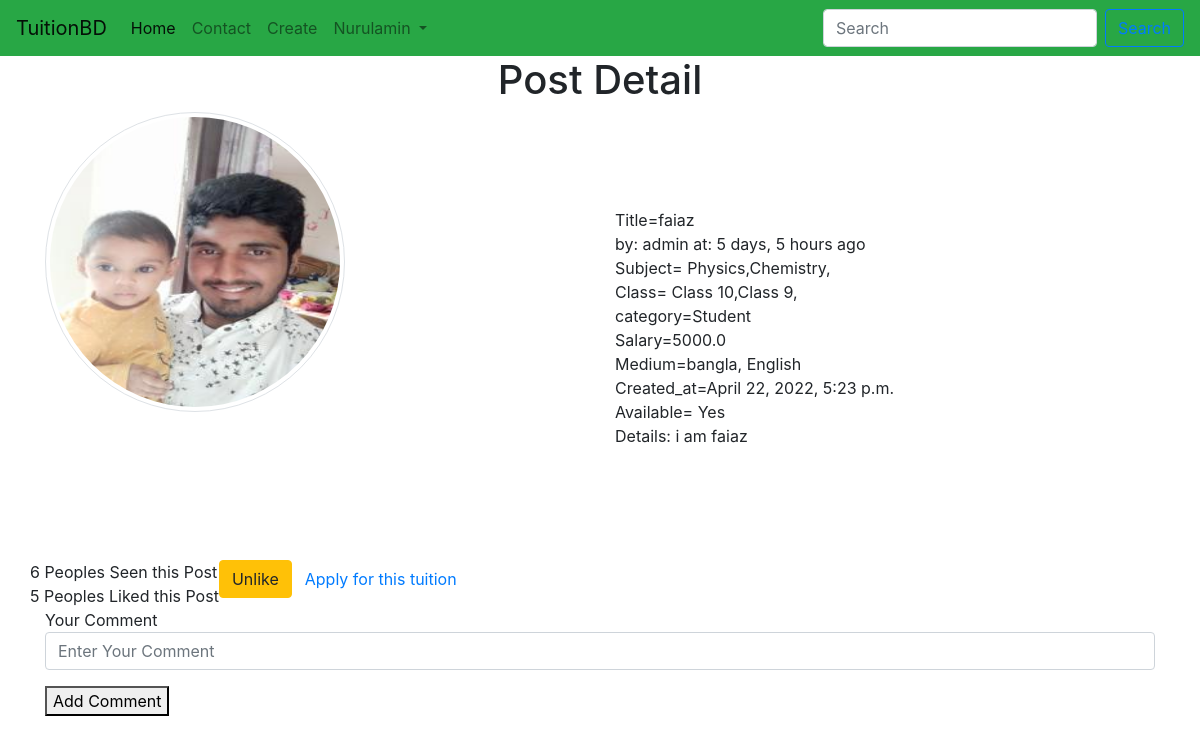
Screenshot of /tuition/postdetail/19/ (signed in) with the database file from the repository.
### tuition/models.py (models this page shows, shortened)
class Post(models.Model):
    CATEGORY=(
        ('Teacher','Teacher'),
        ('Student','Student'),
    )
    MEDIUM=(
        ('bangla','bangla'),
        ('English','English'),
        ('Urdu','Urdu'),
        ('Hindi','Hindi'),
        ('Arabic','Arabic'),
    )
    user=models.ForeignKey(User,on_delete=models.CASCADE, blank=True, null= True)
    id=models.AutoField(primary_key=True)
    title=models.CharField(max_length=101)
    slug=models.CharField(max_length=100, default=title)
    email=models.EmailField()
    salary=models.FloatField()
    details=models.TextField()
    available=models.BooleanField()
    category=models.CharField(max_length=100,choices=CATEGORY)
    created_at=models.DateTimeField(default=now)
    image=models.ImageField(default='default.jpg', upload_to='tuition/images')
    medium=MultiSelectField(max_length=100, max_choices=5, choices=MEDIUM, default='bangla')
    subject=models.ManyToManyField(Subject, related_name='subject_set')
    class_in=models.ManyToManyField(Class_in, related_name='class_set')
    district=models.CharField(max_length=100, null=True, blank=True)
    likes=models.ManyToManyField(User, related_name='post_likes')
    views=models.ManyToManyField(User, related_name='post_views')
    def total_likes(self):
        return self.likes.count()
    def total_views(self):
        return self.views.count()
    def get_subject_list(self):
        sub=self.subject.all()
        subjects=""
        for s in sub:
            subjects=subjects +  str(s.name) + ","
        return subjects
    def get_class_list(self):
        sub=self.class_in.all()
        subjects=""
        for s in sub:
            subjects=subjects +  str(s.name) + ","
        return subjects
    def lowercase(self):
        return self.title.lower()
    objects=models.Manager()
    items=PostManager()

class Subject(models.Model):
    name=models.CharField(max_length=100)

class Class_in(models.Model):
    name=models.CharField(max_length=100)

### tuition/views.py (the view)
# urls.py: path('postdetail/<int:pk>/',PostDetailView.as_view(),name="postdetail"),
class PostDetailView(DetailView):
    model=Post
    template_name='tuition/postdetail.html'
    def get_context_data(self,*args, **kwargs):
        self.object.views.add(self.request.user)
        liked=False
        if self.object.likes.filter(id=self.request.user.id).exists():
            liked=True
        context=super().get_context_data(*args, **kwargs)
        post=context.get('object')
        comments=Comment.objects.filter(post=post.id, parent=None)
        replies=Comment.objects.filter(post=post.id).exclude(parent=None)
        DictofReply={}
        for reply in replies:
            if reply.parent.id not in DictofReply.keys():
                DictofReply[reply.parent.id]=[reply]
            else:
                DictofReply[reply.parent.id].append(reply)
        context['post']= context.get('object')
        context['liked']= liked
        context['comments']= comments
        context['DictofReply']= DictofReply
        return context

### templates/tuition/postdetail.html (shortened to what this page needs)
{% extends 'basic.html' %} {% block body %} {% load humanize %}
{% load  tag %}
<div class="container">
  <h1 class="text-center">Post Detail</h1>
  <div class="row">
    <div class="col-md-6">
      <img src="{{object.image.url}}" alt="" style="width: 300px; height: 300px" class="rounded-circle img-thumbnail" />
    </div>
    <div class="col-md-6 my-5 py-5">
      Title={{object.lowercase}} <br />
      by: {{object.user.username}} at: {{object.created_at| naturaltime}} <br />
      Subject= {{object.get_subject_list}} <br />
      Class= {{object.get_class_list}} <br />
      category={{object.category}} <br />
      Salary={{object.salary}} <br />
      Medium={{object.medium}} <br />
      Created_at={{object.created_at}} <br />
      Available= {% if object.available %} Yes {% else %} No{% endif %} <br />
      <p>Details: {{object.details}}</p>
    </div>
    <div>
      {{object.total_views}} Peoples Seen this Post <br>
      {{object.total_likes}} Peoples Liked this Post
    </div>
    <div>
      <form action="/tuition/likepost/{{object.id}}/" method="post">
        {% if liked %}
        <button type="submit" class="btn btn-warning">Unlike</button>
        {% else %}
        <button type="submit" class="btn btn-primary">Like</button>
        {% endif %}
      </form>
    </div>
    <div>
    <Button class="btn "> <a href="/tuition/apply/{{object.id}}/"> Apply for this tuition</a></Button>
    </div>
  </div>
  <div>
    <form action="/tuition/addcomment/" method="post">
      <div class="form-group">
        <lebel> Your Comment</lebel>
        <input type="text" name="comment" placeholder="Enter Your Comment" class="form-control">
      </div>
      <button type="submit"> Add Comment</button>
    </form>
  </div>
</div>
{% endblock %}

### templates/basic.html (shortened to what this page needs)
<!DOCTYPE html>
<html lang="en">
<head>
  <link rel="stylesheet" href="https://cdn.jsdelivr.net/npm/bootstrap@4.5.3/dist/css/bootstrap.min.css"
 />
  {% load static %}
  {% load notifications_tags %}
</head>
<body >
  <nav class="navbar navbar-expand-lg navbar-light bg-success">
    <a class="navbar-brand" href="/">TuitionBD</a>
    <div class="collapse navbar-collapse" id="navbarSupportedContent">
      <ul class="navbar-nav mr-auto">
        <li class="nav-item active">
          <a class="nav-link" href="{% url 'homeview' %}">Home <span class="sr-only">(current)</span></a>
        </li>
        <li class="nav-item">
          <a class="nav-link" href="/tuition/contact/">Contact</a>
        </li>
        <li class="nav-item">
          <a class="nav-link" href="/tuition/create/">Create</a>
        </li>
        {% notifications_unread as unread_count %}
        {% if user.is_authenticated %}
        <li class="nav-item dropdown">
          <a class="nav-link dropdown-toggle" href="#" id="navbarDropdown" role="button" data-toggle="dropdown"
            aria-haspopup="true" aria-expanded="false">
            {{user.username}}
          </a>
        </li>
        {% endif %}
      </ul>
      <form method="post" action="/tuition/search/" class="form-inline my-2 my-lg-0">
        <input class="form-control mr-sm-2" type="search" placeholder="Search" name="search" aria-label="Search" />
        <button class="btn btn-outline-primary my-2 my-sm-0" type="submit">
        </button>
      </form>
    </div>
  </nav>
   {% block body %} {% endblock body %}
</body>
</html>

### rows the page displays
Post: image (picture), lowercase "faiaz", user.username "admin", created_at "5 days, 5 hours ago", get_subject_list "Physics,Chemistry,", get_class_list "Class 10,Class 9,", category "Student", salary "5000.0", medium "bangla, English", created_at "April 22, 2022, 5:23 p.m.", details "i am faiaz", total_views "6", total_likes "5"

### other values shown
{{ user.username }} "Nurulamin"
